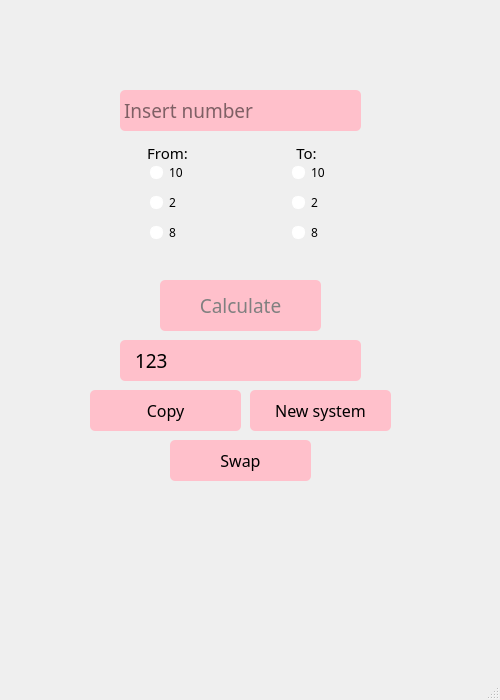
<?xml version="1.0" encoding="UTF-8"?>
<ui version="4.0">
 <class>MainWindow</class>
 <widget class="QMainWindow" name="MainWindow">
  <property name="geometry">
   <rect>
    <x>0</x>
    <y>0</y>
    <width>500</width>
    <height>700</height>
   </rect>
  </property>
  <property name="minimumSize">
   <size>
    <width>500</width>
    <height>700</height>
   </size>
  </property>
  <property name="maximumSize">
   <size>
    <width>500</width>
    <height>700</height>
   </size>
  </property>
  <property name="windowTitle">
   <string>Convert number</string>
  </property>
  <property name="styleSheet">
   <string notr="true">QMainWindow {
	background-image: url('C:/qtCreator/labs/lisaOp1/image.jpg');
   background-position: center;
}</string>
  </property>
  <widget class="QWidget" name="centralWidget">
   <property name="minimumSize">
    <size>
     <width>500</width>
     <height>600</height>
    </size>
   </property>
   <property name="maximumSize">
    <size>
     <width>500</width>
     <height>600</height>
    </size>
   </property>
   <property name="styleSheet">
    <string notr="true"/>
   </property>
   <widget class="QTextEdit" name="textEdit">
    <property name="geometry">
     <rect>
      <x>120</x>
      <y>90</y>
      <width>241</width>
      <height>41</height>
     </rect>
    </property>
    <property name="font">
     <font>
      <family>Calibri Light</family>
      <pointsize>14</pointsize>
     </font>
    </property>
    <property name="styleSheet">
     <string notr="true">QTextEdit{
	padding-top:3px;
	background-color:pink;
	border-radius: 5px;
}
QTextEdit:hover{
	opacity:0.4;
	border: 1px solid black
}
</string>
    </property>
    <property name="horizontalScrollBarPolicy">
     <enum>Qt::ScrollBarAlwaysOff</enum>
    </property>
    <property name="placeholderText">
     <string>Insert number</string>
    </property>
   </widget>
   <widget class="QGroupBox" name="groupBoxIn">
    <property name="geometry">
     <rect>
      <x>100</x>
      <y>140</y>
      <width>131</width>
      <height>141</height>
     </rect>
    </property>
    <property name="font">
     <font>
      <family>Segoe Script</family>
      <pointsize>11</pointsize>
      <italic>false</italic>
     </font>
    </property>
    <property name="styleSheet">
     <string notr="true">QGroupBox{
	border: 0px;
}

QRadioButton{
	padding-left:20px;
}

QRadioButton::indicator {
                            width: 11px;
                            height: 11px;
                            border: 1px solid white;
                            border-radius:6px;
}

QRadioButton::indicator:checked {
	background-color: pink;
}

QRadioButton::indicator:unchecked {
	background-color: white;
}</string>
    </property>
    <property name="title">
     <string>From:</string>
    </property>
    <property name="alignment">
     <set>Qt::AlignCenter</set>
    </property>
    <widget class="QRadioButton" name="radioButton10In">
     <property name="geometry">
      <rect>
       <x>30</x>
       <y>20</y>
       <width>110</width>
       <height>24</height>
      </rect>
     </property>
     <property name="font">
      <font>
       <family>Segoe Script</family>
      </font>
     </property>
     <property name="styleSheet">
      <string notr="true"/>
     </property>
     <property name="text">
      <string>10</string>
     </property>
    </widget>
    <widget class="QRadioButton" name="radioButton2In">
     <property name="geometry">
      <rect>
       <x>30</x>
       <y>50</y>
       <width>110</width>
       <height>24</height>
      </rect>
     </property>
     <property name="font">
      <font>
       <family>Segoe Script</family>
      </font>
     </property>
     <property name="text">
      <string>2</string>
     </property>
    </widget>
    <widget class="QRadioButton" name="radioButton8In">
     <property name="geometry">
      <rect>
       <x>30</x>
       <y>80</y>
       <width>110</width>
       <height>24</height>
      </rect>
     </property>
     <property name="font">
      <font>
       <family>Segoe Script</family>
      </font>
     </property>
     <property name="text">
      <string>8</string>
     </property>
    </widget>
    <widget class="QRadioButton" name="radioButtonXIn">
     <property name="geometry">
      <rect>
       <x>30</x>
       <y>110</y>
       <width>111</width>
       <height>18</height>
      </rect>
     </property>
     <property name="styleSheet">
      <string notr="true">QRadioButton::indicator {
    width: 0;
    height: 0;
    border: none;
}

QRadioButton{
	color: transparent;
}</string>
     </property>
     <property name="text">
      <string>0</string>
     </property>
    </widget>
   </widget>
   <widget class="QGroupBox" name="groupBoxOut">
    <property name="enabled">
     <bool>true</bool>
    </property>
    <property name="geometry">
     <rect>
      <x>250</x>
      <y>140</y>
      <width>111</width>
      <height>141</height>
     </rect>
    </property>
    <property name="font">
     <font>
      <family>Segoe Script</family>
      <pointsize>11</pointsize>
      <italic>false</italic>
     </font>
    </property>
    <property name="contextMenuPolicy">
     <enum>Qt::DefaultContextMenu</enum>
    </property>
    <property name="styleSheet">
     <string notr="true">QGroupBox{
	border: 0px;
}

QRadioButton{
	padding-left:12px;
}

QRadioButton::indicator {
                            width: 11px;
                            height: 11px;
                            border: 1px solid white;
                            border-radius:6px;
}

QRadioButton::indicator:checked {
	background-color: pink;
}

QRadioButton::indicator:unchecked {
	background-color: white;
}</string>
    </property>
    <property name="title">
     <string>To:</string>
    </property>
    <property name="alignment">
     <set>Qt::AlignCenter</set>
    </property>
    <widget class="QRadioButton" name="radioButton10Out">
     <property name="geometry">
      <rect>
       <x>30</x>
       <y>20</y>
       <width>110</width>
       <height>24</height>
      </rect>
     </property>
     <property name="font">
      <font>
       <family>Segoe Script</family>
      </font>
     </property>
     <property name="text">
      <string>10</string>
     </property>
    </widget>
    <widget class="QRadioButton" name="radioButton2Out">
     <property name="geometry">
      <rect>
       <x>30</x>
       <y>50</y>
       <width>110</width>
       <height>24</height>
      </rect>
     </property>
     <property name="font">
      <font>
       <family>Segoe Script</family>
      </font>
     </property>
     <property name="text">
      <string>2</string>
     </property>
    </widget>
    <widget class="QRadioButton" name="radioButton8Out">
     <property name="geometry">
      <rect>
       <x>30</x>
       <y>80</y>
       <width>110</width>
       <height>24</height>
      </rect>
     </property>
     <property name="font">
      <font>
       <family>Segoe Script</family>
      </font>
     </property>
     <property name="text">
      <string>8</string>
     </property>
    </widget>
    <widget class="QRadioButton" name="radioButtonXOut">
     <property name="geometry">
      <rect>
       <x>30</x>
       <y>110</y>
       <width>111</width>
       <height>18</height>
      </rect>
     </property>
     <property name="styleSheet">
      <string notr="true">QRadioButton::indicator {
    width: 0;
    height: 0;
    border: none;
}

QRadioButton{
	color: transparent;
}</string>
     </property>
     <property name="text">
      <string>0</string>
     </property>
    </widget>
   </widget>
   <widget class="QLabel" name="labelResult">
    <property name="geometry">
     <rect>
      <x>120</x>
      <y>340</y>
      <width>241</width>
      <height>41</height>
     </rect>
    </property>
    <property name="font">
     <font>
      <family>Calibri Light</family>
      <pointsize>14</pointsize>
     </font>
    </property>
    <property name="styleSheet">
     <string notr="true">QLabel {
	border-radius: 5px;
	background-color: pink;
	padding-left:10px;
}</string>
    </property>
    <property name="frameShadow">
     <enum>QFrame::Raised</enum>
    </property>
    <property name="text">
     <string>123</string>
    </property>
   </widget>
   <widget class="QPushButton" name="convertButton">
    <property name="enabled">
     <bool>false</bool>
    </property>
    <property name="geometry">
     <rect>
      <x>160</x>
      <y>280</y>
      <width>161</width>
      <height>51</height>
     </rect>
    </property>
    <property name="font">
     <font>
      <family>Segoe Script</family>
      <pointsize>14</pointsize>
      <italic>false</italic>
     </font>
    </property>
    <property name="styleSheet">
     <string notr="true">QPushButton{
	border-radius: 5px;
	background-color: pink;
	color: gray;
}
</string>
    </property>
    <property name="text">
     <string>Calculate</string>
    </property>
   </widget>
   <widget class="QPushButton" name="copyButton">
    <property name="geometry">
     <rect>
      <x>90</x>
      <y>390</y>
      <width>151</width>
      <height>41</height>
     </rect>
    </property>
    <property name="font">
     <font>
      <family>Segoe Script</family>
      <pointsize>12</pointsize>
      <italic>false</italic>
     </font>
    </property>
    <property name="styleSheet">
     <string notr="true">QPushButton{
	border-radius: 5px;
	background-color: pink;
}

QPushButton:hover{
	border: 1px solid black;
}
</string>
    </property>
    <property name="text">
     <string>Copy</string>
    </property>
   </widget>
   <widget class="QPushButton" name="newCCButton">
    <property name="geometry">
     <rect>
      <x>250</x>
      <y>390</y>
      <width>141</width>
      <height>41</height>
     </rect>
    </property>
    <property name="font">
     <font>
      <family>Segoe Script</family>
      <pointsize>12</pointsize>
      <italic>false</italic>
     </font>
    </property>
    <property name="styleSheet">
     <string notr="true">QPushButton{
	border-radius: 5px;
	background-color: pink;
}

QPushButton:hover{
	border: 1px solid black;
}
</string>
    </property>
    <property name="text">
     <string>New system</string>
    </property>
   </widget>
   <widget class="QPushButton" name="swapButton">
    <property name="geometry">
     <rect>
      <x>170</x>
      <y>440</y>
      <width>141</width>
      <height>41</height>
     </rect>
    </property>
    <property name="font">
     <font>
      <family>Segoe Script</family>
      <pointsize>12</pointsize>
      <italic>false</italic>
     </font>
    </property>
    <property name="styleSheet">
     <string notr="true">QPushButton{
	border-radius: 5px;
	background-color: pink;
}

QPushButton:hover{
	border: 1px solid black;
}
</string>
    </property>
    <property name="text">
     <string>Swap</string>
    </property>
   </widget>
  </widget>
  <widget class="QStatusBar" name="statusbar"/>
 </widget>
 <resources/>
 <connections/>
</ui>
